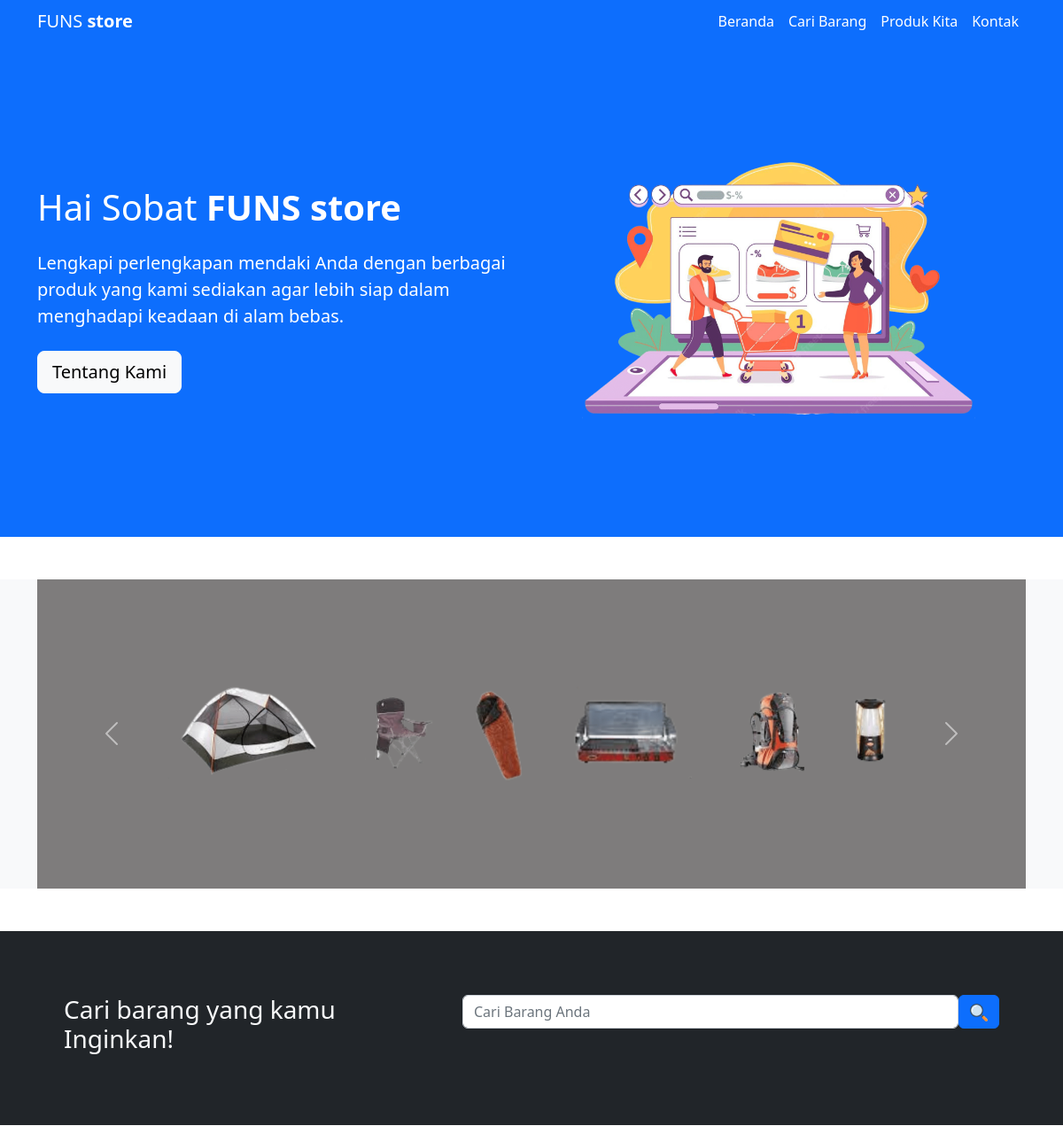
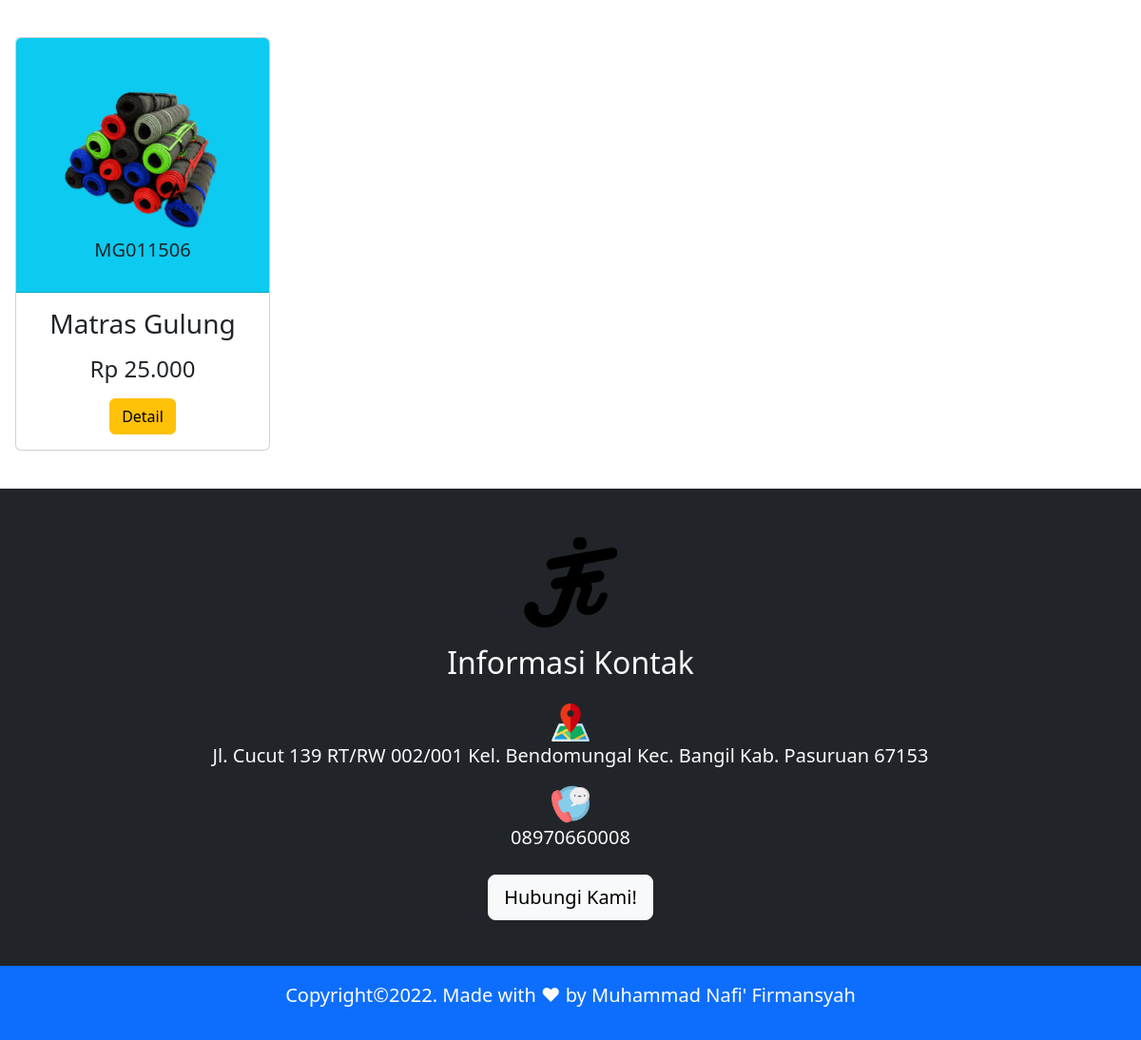
Page /beranda.php?kata_cari=Rp 25.000 on the committed database (2 pictures, top to bottom).
### tables this page shows
CREATE TABLE `produk` (
  `kode_barang` varchar(8) NOT NULL,
  `nama_barang` varchar(32) NOT NULL,
  `harga` varchar(10) NOT NULL,
  `lokasi` varchar(32) NOT NULL
);

### beranda.php (the view, shortened to what this page needs)
<!Doctype html>
<html lang="en">
  <head>
    <link rel="stylesheet" href="css/bootstrap.min.css">
  </head>
  <body>
  <nav class="navbar navbar-expand-lg bg-primary navbar-dark py-1 fixed-top">
  <div class="container">
    <a class="navbar-brand" href="beranda.php">FUNS <b>store</b></a>
    <div class="collapse navbar-collapse" id="navbarSupportedContent">
      <ul class="navbar-nav ms-auto">
        <li class="nav-item">
          <a class="nav-link active" aria-current="page" href="#beranda">Beranda</a>
        </li>
        <li class="nav-item">
          <a class="nav-link active" aria-current="page" href="#cari-barang">Cari Barang</a>
        </li>
        <li class="nav-item">
          <a class="nav-link active" aria-current="page" href="#produk">Produk Kita</a>
        </li>
        <li class="nav-item">
          <a class="nav-link active" aria-current="page" href="#kontak">Kontak</a>
        </li>
      </ul>
    </div>
  </div>
</nav>
    <section id="beranda" class="bg-primary text-white p-5 p-lg-0 pt-lg-5 text-center text-sm-start">
        <div class="container">
            <div class="d-sm-flex align-items-center justify-content-between">
                <div>
                    <h1>
                        Hai Sobat <b>FUNS store</b>
                    </h1>
                    <p class="lead my-4">
                        Lengkapi perlengkapan mendaki Anda dengan berbagai produk yang kami sediakan agar lebih siap dalam menghadapi keadaan di alam bebas.
                    </p>
                    <a class="btn btn-light btn-lg" href="tentang-saya.html">
                        Tentang Kami
                    </a>
                </div>
                <img src="gambar/toko-vector.png" class="img-fluid w-50 d-none d-sm-block">
            </div>
        </div>
    </section>
    <section class="bg-light">
        <div class="container">
            <div id="carouselExampleControls" class="carousel slide mt-5 mb-5" data-bs-ride="carousel">
                    <div class="carousel-inner">
                        <div class="carousel-item active">
                        <img src="gambar/1.png" class=" d-block w-100" alt="...">
                        </div>
                    </div>
                    <button class="carousel-control-prev" type="button" data-bs-target="#carouselExampleControls" data-bs-slide="prev">
                        <span class="carousel-control-prev-icon" aria-hidden="true"></span>
                    </button>
                    <button class="carousel-control-next" type="button" data-bs-target="#carouselExampleControls" data-bs-slide="next">
                        <span class="carousel-control-next-icon" aria-hidden="true"></span>
                    </button>
                </div>
            </div>
    </section>
<section id="cari-barang" class="bg-dark text-light p-5">
    <div class="container p-4">
        <div class="row">
            <div class="col-md-5">
                <h3>Cari barang yang kamu Inginkan!</h3>
            </div>
            <div class="col-md-7">
                <form class="d-flex ms-auto my-4 my-lg-0" method="GET" action="beranda.php" role="search">
                    <input type="text" name="kata_cari" value="<?php if (isset($_SET['kata_cari'])) {echo $_GET['kata_cari'];} ?>" class="form-control" placeholder="Cari Barang Anda" type="search" aria-label="Search">
                    <button class="btn btn-primary" type="submit"><img src="icon/search.png" alt="Search" width="20" height="20"></button>
                </form>
            </div>
        </div>
    </div>
</section>
<div class="row mx-0">
                <?php
                include ('koneksi.php');
                if (isset($_GET['kata_cari']))
                {
                    $kata_cari = $_GET['kata_cari'];
                    $query = "SELECT * FROM produk WHERE harga like '%".$kata_cari."%' OR kode_barang like '%".$kata_cari."%' OR nama_barang like '%".$kata_cari."%' ";
                }
                else
                {
                    $query = "SELECT * FROM produk";
                }
                $result = mysqli_query($koneksi, $query);
                while ($row = mysqli_fetch_assoc($result))
                    {
                ?>
    <section id="produk"class="p-3 mb-4 mt-4 col-lg-3 col-sm-12">
        <div class="container-fluid">
            <div class="row align-items-start">
                    <div class="card text-center px-0">
                        <div class="card-header bg-info display-4 pt-4">
                            <img src="./gambar/<?= $row['lokasi']; ?>.png" width="80%">
                            <h5 class="card-text mb-4 text-dark"><?= $row['kode_barang']; ?></h5>
                        </div>
                        <div class="card-body">
                            <h3 class="card-title mb-3 text-dark"><?= $row['nama_barang']; ?></h3>
                            <h4 class="card-title mb-3 text-dark"><?= $row['harga']; ?></h4>
                            <a href="<?= $row['lokasi']; ?>.html" class="btn btn-warning">Detail</a>
                        </div>
                    </div>
    </section>
<?php
    }
?>
</div>
<section id="kontak" class="p-5 bg-dark text-light">
    <div class="container">
        <div class="row">
            <div class="col-md text-center">
                <img src="gambar/logo-funs.png" width="100">
                <h2 class="text-center mb-4 mt-3">Informasi Kontak</h2>
                <ul class="list-group list-group-flush lead">
                    <li class="list-group item">
                        <span class="fw-bold"><img src="icon/map.png" alt="Location" width="40" height="40"></span>Jl. Cucut 139 RT/RW 002/001 Kel. Bendomungal Kec. Bangil Kab. Pasuruan 67153
                    </li>
                    <li class="list-group item mt-3">
                        <span class="fw-bold"><img src="icon/phone.png" alt="Contact" width="40" height="40"></span>08970660008
                    </li>
                </ul>
                <a class="btn btn-light btn-lg mt-4" href="kontak-saya.html">Hubungi Kami!</a>
            </div>
        </div>
    </div>
</section>
<footer class="p-3 bg-primary text-white text-center position-relative">
    <div class="container">
        <p class="lead">
            Copyright&copy;2022. Made with &hearts; by Muhammad Nafi' Firmansyah
        </p>
    </div>
</footer>
  </body>
</html>

### rows in the picture
produk: lokasi (picture), kode_barang "MG011506", nama_barang "Matras Gulung", harga "Rp 25.000"
